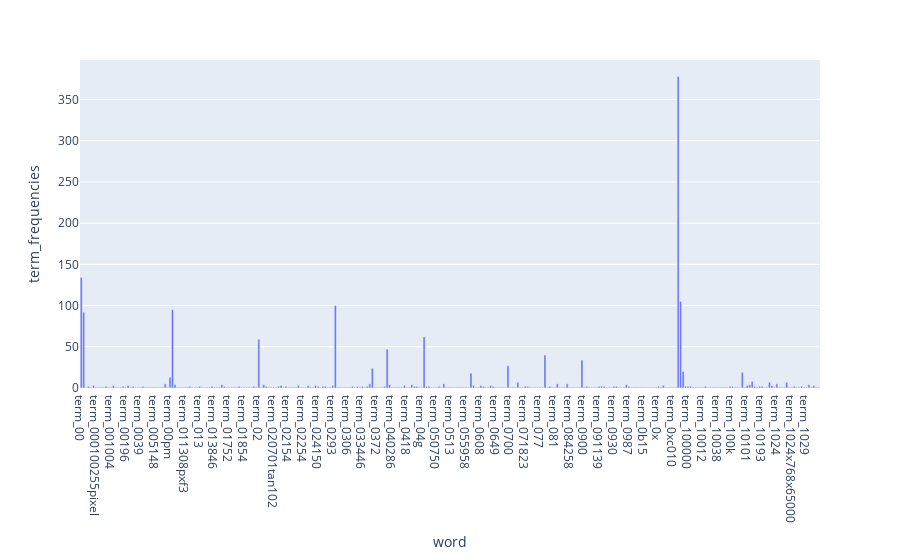

Notebook source saved alongside this figure:
### Markdown cell above
### >>> **Exercise 13 (take home):**
If you want a nicer interactive visualization here, I would encourage you try to install and use plotly to achieve this.

### Code cell
# Answer here
import plotly.express as px

count_vect = CountVectorizer()    
X_counts = count_vect.fit_transform(X.text)

#fine array of term frequency
term_frequencies = []
for j in range(0,X_counts.shape[1]):
    term_frequencies.append(sum(X_counts[:,j].toarray()))
term_frequencies = np.asarray(X_counts.sum(axis=0))[0]

#fine array of word term
term_of_word = np.asarray(["term_"+str(i) for i in count_vect.get_feature_names()])

#make DataFrame to plot bar chart
to_dict ={'term_frequencies' :term_frequencies,'word': term_of_word}
to_df=pd.DataFrame(to_dict)

#plot bar chart of term 0-300
fig = px.bar(to_df[0:300], x="word", y="term_frequencies")
fig.show()

### Figure 1 — Plotly figure (JSON) as saved in the notebook; plotly's stock layout.template omitted (floating-point values rounded to 4 significant figures; data arrays with more than 128 entries replaced by an {"elided": "..."} marker saying what was removed)
{"data": [{"alignmentgroup": "True", "hovertemplate": "word=%{x}<br>term_frequencies=%{y}<extra></extra>", "legendgroup": "", "marker": {"color": "#636efa"}, "name": "", "offsetgroup": "", "orientation": "v", "showlegend": false, "textposition": "auto", "type": "bar", "x": {"elided": "300 str values"}, "xaxis": "x", "y": {"elided": "300 int values"}, "yaxis": "y"}], "layout": {"barmode": "relative", "legend": {"tracegroupgap": 0}, "margin": {"t": 60}, "xaxis": {"anchor": "y", "domain": [0, 1], "title": {"text": "word"}}, "yaxis": {"anchor": "x", "domain": [0, 1], "title": {"text": "term_frequencies"}}}}
